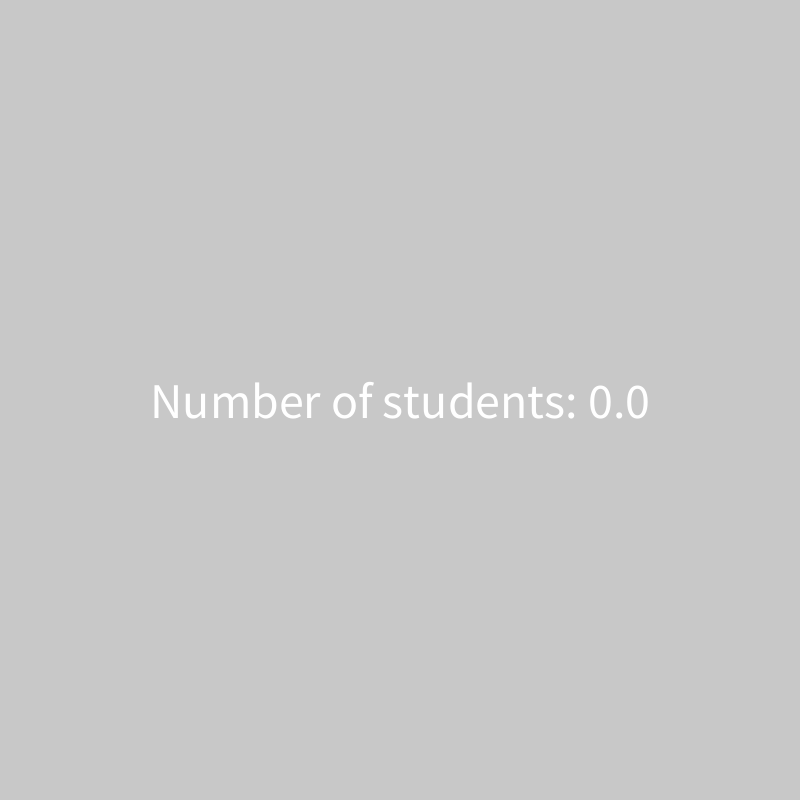
Frame 1 (no input)
Frame 60 (the mouse pressed at the canvas centre just before this capture): identical to frame 1, image omitted
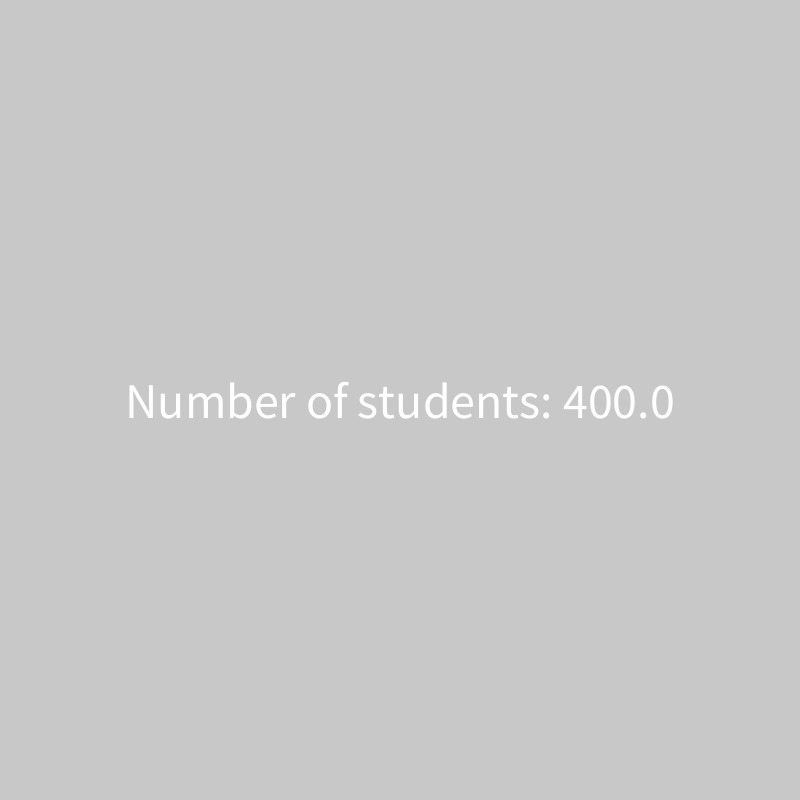
Frame 120 (the mouse held since frame 60 and released just before this capture)

The Processing sketch that drew these frames (run headless with seeded random() and noise(); from frame 60 on, the mouse is pressed at the canvas centre):

// Processing sketch: sketch_VariableArithmeticTask
// ── sketch_VariableArithmeticTask.pde
void setup() {
  size(800,800);
}

void draw() {
  background(200,200,200);
  float numberOfStudents = mouseX;
  
  textAlign(CENTER,CENTER);
  textSize(50);
  text("Number of students: " + (numberOfStudents), 400, 400);
}
